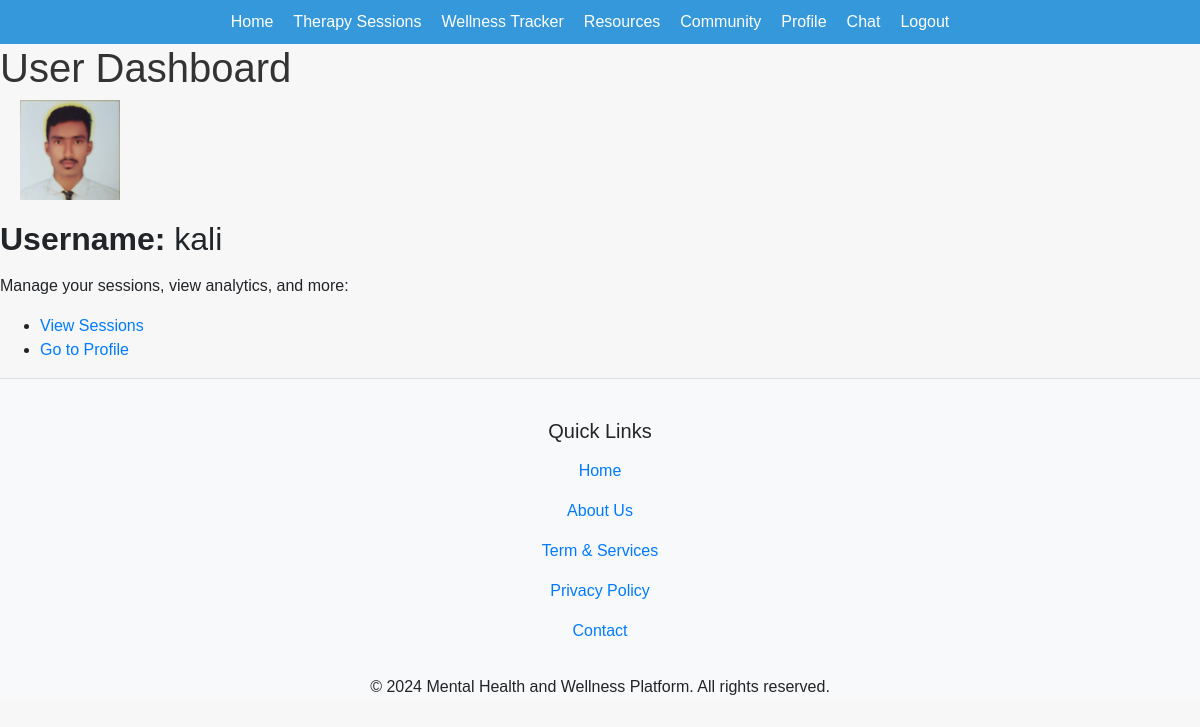
Screenshot of /admin-panel/admin/dashboard/ (signed in) with the database file from the repository.
### accounts/models.py (models this page shows, shortened)
class UserProfile(AbstractUser):
    ROLES = (
        ('client', 'Client'),
        ('therapist', 'Therapist'),
    )
    role = models.CharField(max_length=10, choices=ROLES)
    bio = models.TextField(blank=True, null=True)
    client_photo = models.ImageField(upload_to='client_photos', blank=True, null=True)
    therapist_photo = models.ImageField(upload_to='therapist_photos', blank=True, null=True)
    class Meta:
        verbose_name = 'User Profile'
        verbose_name_plural = 'User Profiles'

### admin_Panel/views.py (the view)
# urls.py: path('admin/dashboard/', dashboard, name='dashboard'),  # Unified dashboard URL
@login_required
def dashboard(request):
    user_profile = UserProfile.objects.get(username=request.user.username)  # Get the user's profile
    professional = Professional.objects.all()
    if request.user.is_superuser:
        return render(request, 'admin/dashboard.html', {'user_profile': user_profile,'professional ' : professional})  # Admin dashboard
    else:
        return render(request, 'admin/user_dashboard.html', {'user_profile': user_profile, 'professional' : professional})  # User dashboard

### admin_Panel/templates/admin/user_dashboard.html (shortened to what this page needs)
{% extends 'base.html' %}
{% block content %}
<header>
    <h1>User Dashboard</h1>
</header>
<main>
    <section class="user-profile">
        <div class="profile-info">
            {% if user_profile.client_photo %}
                <img src="{{ user_profile.client_photo.url }}" alt="Client Photo" style="width: 100px; height: 100px;">
            {% elif user_profile.therapist_photo %}
                <img src="{{ user_profile.therapist_photo.url }}" alt="Therapist Photo" style="width: 100px; height: 100px;">
            {% endif %}
        </div>
    </section>
    <section>
        <h2><p><strong>Username:</strong> {{ user.username }}</p> </h2>
        <p>Manage your sessions, view analytics, and more:</p>
        <ul>
            <li><a href="{% url 'session_list' %}">View Sessions</a></li>
            <li><a href="{% url 'profile' %}">Go to Profile</a></li>
        </ul>
    </section>
</main>
{% endblock %}

### static/css/chat.css (style rules this page uses)
body { font-family: Arial, sans-serif; margin: 20px; }
h1 { color: #333; }

### static/css/style.css (style rules this page uses)
body { font-family: Arial, sans-serif; background-color: #f7f7f7; margin: 0; padding: 0; }

### admin_Panel/templates/admin/user_dashboard.html (style rules this page uses)
.profile-info { display: flex; align-items: center; margin-bottom: 20px; }
.profile-info img { margin-left: 20px; }

### rows the page displays
UserProfile: therapist_photo (picture), username "kali"
